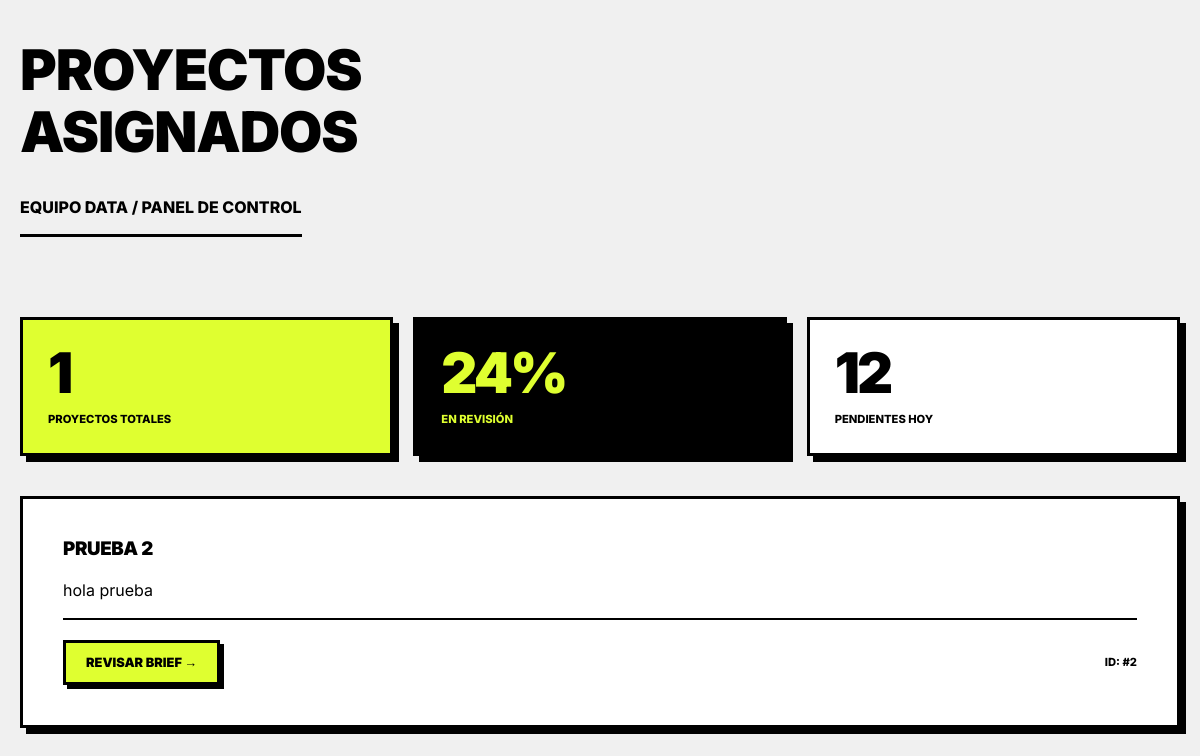
The app's page /data/dashboard (signed in), older data.
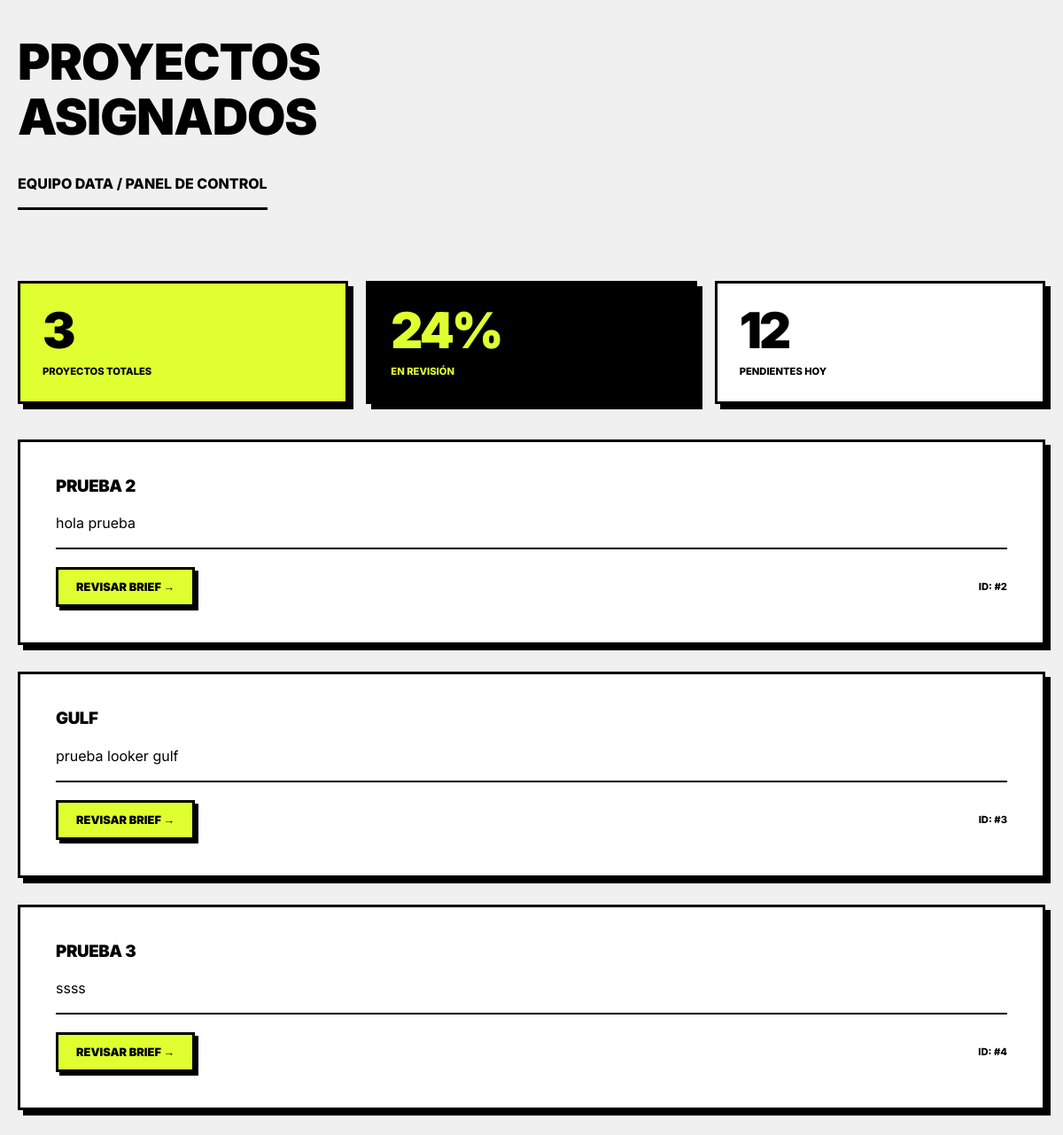
The same page, newer data.
### app/models/project.py (models this page shows, shortened)
class Project(db.Model):
    __tablename__ = "projects"
    id = db.Column(db.Integer, primary_key=True)
    nombre = db.Column(db.String(150), nullable=False)
    descripcion = db.Column(db.Text)
    creado_por_id = db.Column(db.Integer, db.ForeignKey("users.id"))
    creado_por = db.relationship("User", backref="proyectos_creados")
    estado = db.Column(
        db.String(30),
        default="pendiente_campo"
    )
    fecha_creacion = db.Column(
        db.DateTime,
        server_default=db.func.now()
    )
    data_users = db.relationship(
        "User",
        secondary=project_users,
        backref="proyectos_asignados"
    )

### app/routes/data_routes.py (the view)
@data_bp.route("/dashboard")
@login_required
@role_required("data")
def dashboard():
    proyectos = current_user.proyectos_asignados
    return render_template("data/dashboard.html", proyectos=proyectos)

### app/models/user.py (called while the page is built)
@login_manager.user_loader
def load_user(user_id):
    return User.query.get(int(user_id))

### app/routes/role_required.py (called while the page is built)
def role_required(rol):
    def wrapper(fn):
        @wraps(fn)
        def decorated_view(*args,**kwargs):
            if current_user.rol != rol:
                return redirect(url_for("auth.login"))
            return fn(*args,**kwargs)
        return decorated_view
    return wrapper

### app/templates/data/dashboard.html (shortened to what this page needs)
{% extends "base.html" %}
{% block content %}
<div class="container" style="max-width: 1200px;">
  <div style="margin-bottom: 40px;">
    <h1 style="font-size: 3.5rem;">Proyectos<br>Asignados</h1>
    <p class="subtitle" style="display: inline-block;">Equipo Data / Panel de Control</p>
  </div>
  <div class="stats-grid">
    <div class="stat-card" style="background-color: var(--color-accent);">
      <span class="value">{{ proyectos|length }}</span>
      <span class="label">Proyectos Totales</span>
    </div>
    <div class="stat-card">
      <span class="value">24%</span>
      <span class="label">En Revisión</span>
    </div>
    <div class="stat-card">
      <span class="value">12</span>
      <span class="label">Pendientes hoy</span>
    </div>
  </div>
  {% if proyectos %}
    <div class="projects-grid">
      {% for proyecto in proyectos %}
        <div class="card project-card">
          <div>
            <h3>{{ proyecto.nombre }}</h3>
            <p class="project-description">
              {{ proyecto.descripcion or "Este proyecto no tiene una descripción detallada todavía." }}
            </p>
          </div>
          <div style="border-top: 2px solid var(--color-dark); padding-top: 20px; display: flex; justify-content: space-between; align-items: center;">
             <a href="{{ url_for('data.revisar_brief', project_id=proyecto.id) }}" class="btn-primary" style="padding: 10px 20px; font-size: 0.8rem;">
               Revisar Brief →
             </a>
             <span style="font-size: 0.7rem; font-weight: 800; text-transform: uppercase;">ID: #{{ proyecto.id }}</span>
          </div>
        </div>
      {% endfor %}
    </div>
  {% else %}
    <div class="card" style="text-align: center; padding: 80px 20px; background: #eee;">
      <h2 style="opacity: 0.3; font-size: 2rem;">No hay proyectos asignados</h2>
      <p style="font-weight: 700; text-transform: uppercase;">Todo está al día por aquí.</p>
    </div>
  {% endif %}
</div>
{% endblock %}

Row changes from the older to the newer data that the page shows:
added Project: nombre "GULF", descripcion "prueba looker gulf", id "3"
added Project: nombre "PRUEBA 3", descripcion "ssss", id "4"
Text that changed along with them:
{{ proyectos|length }}: "1" → "3"
